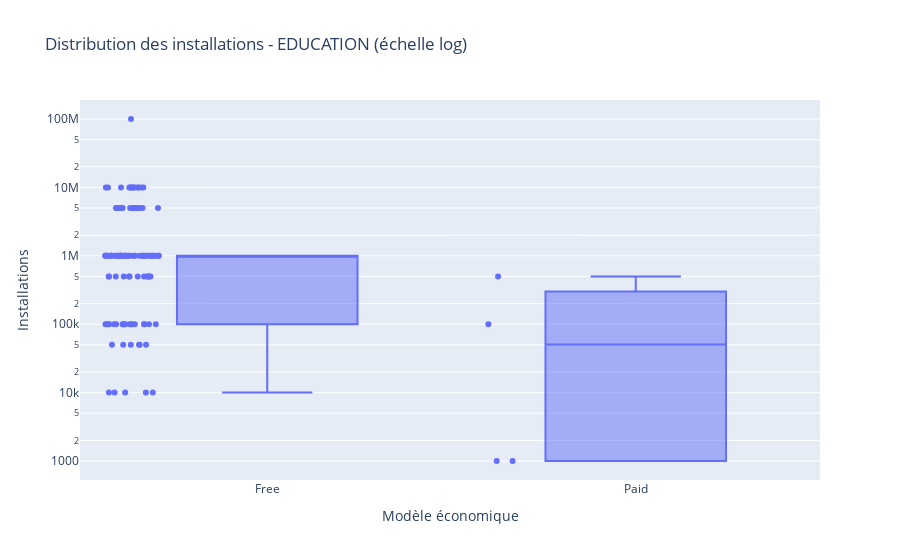

Source (notebook cell):
### Markdown cell above
#### Et la distribution du nombre d'installation par modèle économique.

### Code cell
fig = px.box(
    df_edu,
    x='Type',
    y='Installs_clean',
    points='all',
    title="Distribution des installations - EDUCATION (échelle log)",
    labels={'Installs_clean': 'Installations', 'Type': 'Modèle économique'}
)

fig.update_yaxes(type='log')
fig.show()

### Figure 1 — Plotly figure (JSON) as saved in the notebook; plotly's stock layout.template omitted (floating-point values rounded to 4 significant figures)
{"data": [{"alignmentgroup": "True", "boxpoints": "all", "hovertemplate": "Modèle économique=%{x}<br>Installations=%{y}<extra></extra>", "legendgroup": "", "marker": {"color": "#636efa"}, "name": "", "notched": false, "offsetgroup": "", "orientation": "v", "showlegend": false, "type": "box", "x": ["Free", "Free", "Free", "Free", "Free", "Free", "Free", "Free", "Free", "Free", "Free", "Free", "Free", "Free", "Free", "Free", "Free", "Free", "Free", "Free", "Free", "Free", "Free", "Free", "Free", "Free", "Free", "Free", "Free", "Free", "Free", "Free", "Free", "Free", "Free", "Free", "Free", "Free", "Free", "Free", "Free", "Free", "Free", "Free", "Free", "Free", "Free", "Free", "Free", "Free", "Paid", "Free", "Free", "Free", "Free", "Free", "Free", "Free", "Free", "Paid", "Free", "Free", "Free", "Free", "Free", "Free", "Free", "Free", "Free", "Free", "Free", "Free", "Free", "Free", "Free", "Free", "Free", "Free", "Free", "Free", "Free", "Free", "Free", "Paid", "Free", "Free", "Free", "Free", "Free", "Free", "Free", "Free", "Free", "Free", "Free", "Free", "Free", "Free", "Free", "Free", "Free", "Free", "Free", "Free", "Free", "Free", "Free", "Free", "Free", "Free", "Free", "Free", "Paid", "Free", "Free", "Free", "Free", "Free"], "x0": " ", "xaxis": "x", "y": [1000000, 500000, 5000000, 1000000, 1000000, 5000000, 500000, 1000000, 5000000, 5000000, 100000, 100000, 1000000, 100000, 1000000, 1000000, 1000000, 10000, 1000000, 10000000, 1000000, 10000, 50000, 100000000, 1000000, 50000, 1000000, 1000000, 1000000, 1000000, 1000000, 5000000, 1000000, 1000000, 500000, 1000000, 10000, 1000000, 100000, 1000000, 500000, 1000000, 100000, 500000, 500000, 500000, 1000000, 100000, 5000000, 50000, 100000, 10000000, 1000000, 100000, 1000000, 1000000, 1000000, 50000, 10000000, 500000, 10000, 1000000, 1000000, 1000000, 5000000, 50000, 10000000, 10000000, 1000000, 5000000, 100000, 100000, 1000000, 5000000, 5000000, 500000, 10000, 100000, 100000, 1000000, 1000000, 10000000, 10000000, 1000, 100000, 10000000, 50000, 10000000, 500000, 1000000, 100000, 10000000, 100000, 5000000, 5000000, 1000000, 1000000, 1000000, 100000, 10000000, 1000000, 5000000, 5000000, 500000, 100000, 500000, 100000, 1000000, 1000000, 100000, 1000000, 10000000, 1000, 1000000, 10000000, 1000000, 500000, 100000], "y0": " ", "yaxis": "y"}], "layout": {"boxmode": "group", "legend": {"tracegroupgap": 0}, "title": {"text": "Distribution des installations - EDUCATION (échelle log)"}, "xaxis": {"anchor": "y", "domain": [0, 1], "title": {"text": "Modèle économique"}}, "yaxis": {"anchor": "x", "domain": [0, 1], "title": {"text": "Installations"}, "type": "log"}}}
